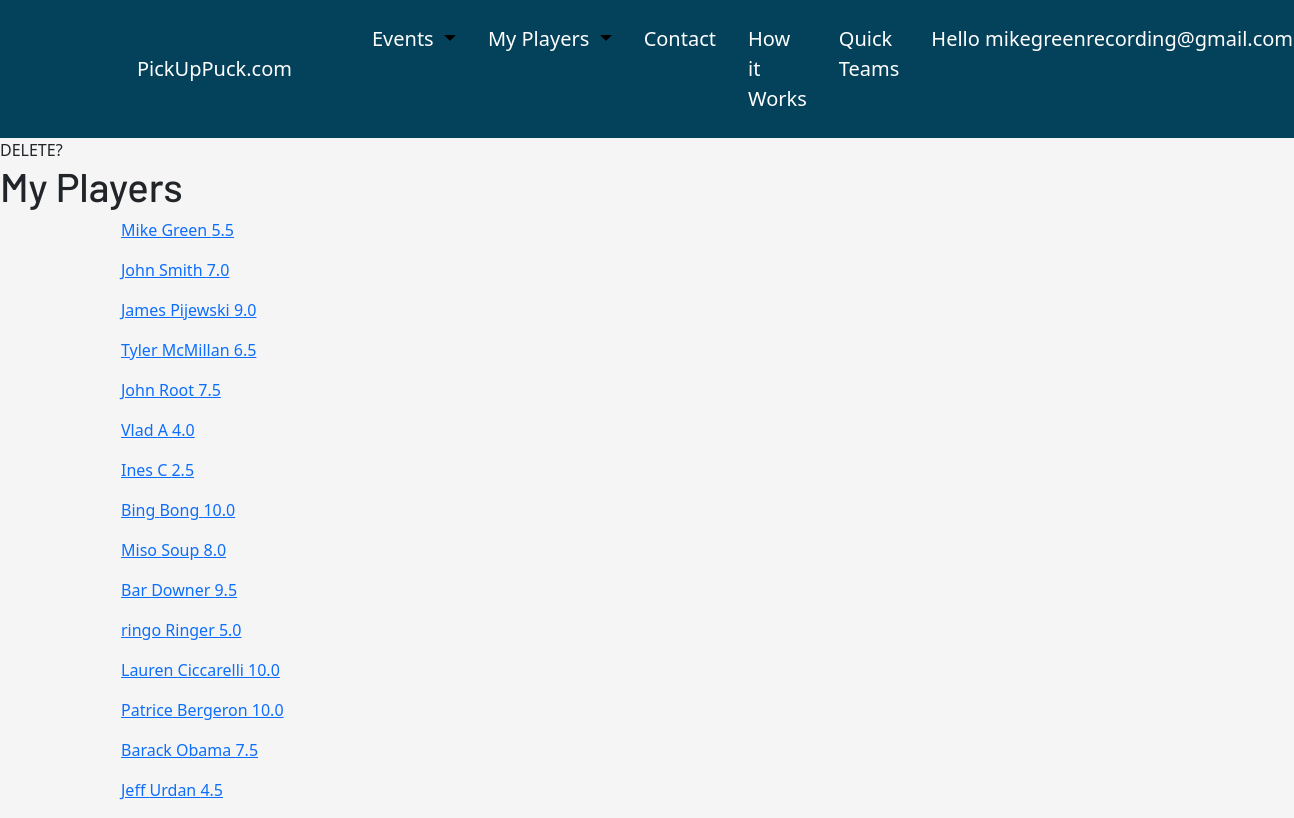
The app's page /organize/my-players/list (signed in), older data.
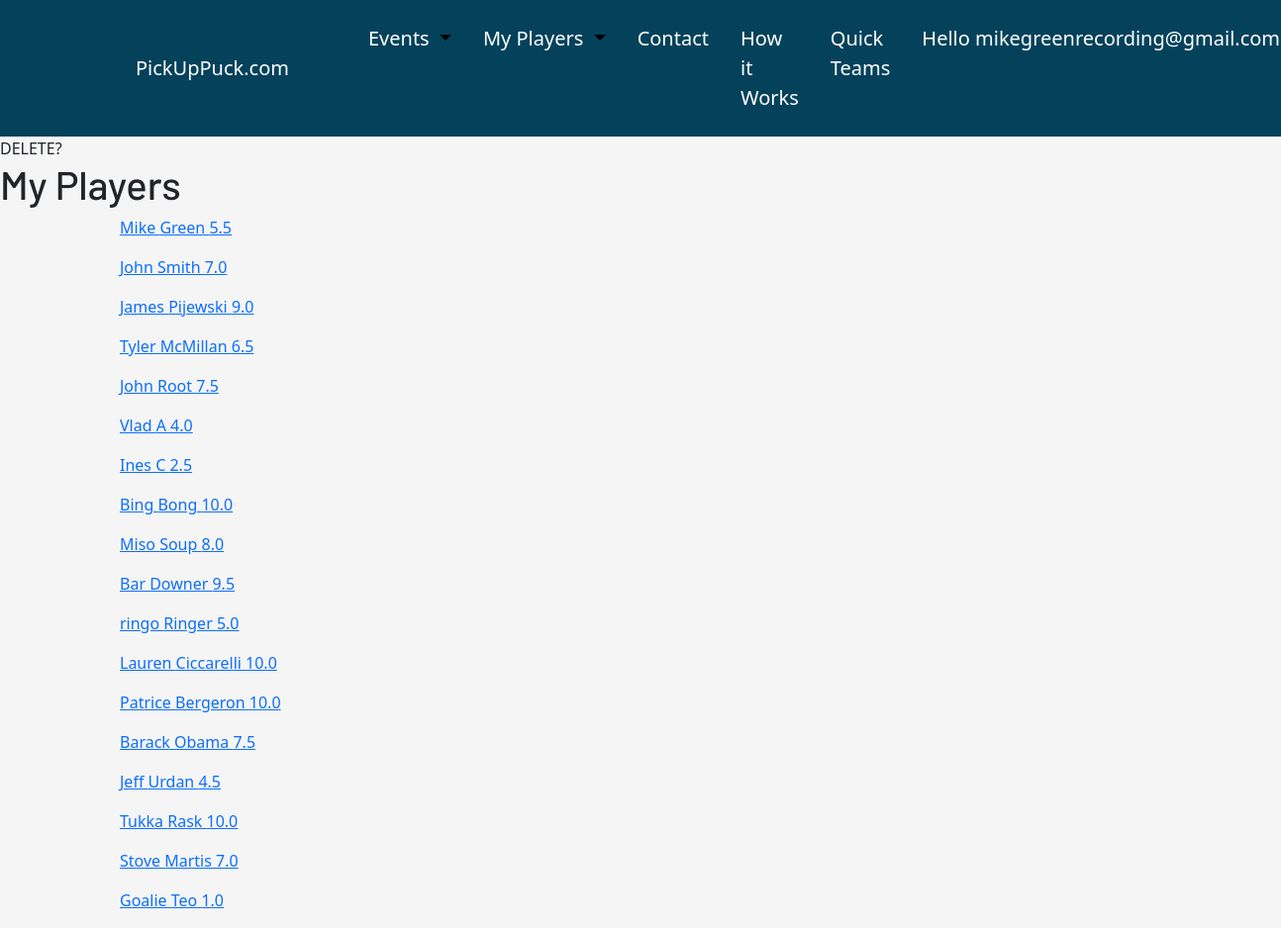
The same page, newer data.
### OrgDash/models.py (models this page shows, shortened)
class Player(models.Model):
    first_name = models.CharField(max_length=150, default= None)
    last_name = models.CharField(max_length=150, default= None)
    email = models.EmailField(max_length=150, default= None)
    skill = models.DecimalField(max_digits=4, decimal_places=1)
    created_by = models.ForeignKey(User, on_delete= models.CASCADE, default= 1)
    goalie = models.BooleanField(default= False, null= True)
    class Meta():
        unique_together= ("created_by", "email")

### OrgDash/views.py (the view)
# urls.py: path('my-players/list', views.PlayerListiview.as_view(), name = 'player_list'),
class PlayerListiview(ListView):
    model = Player
    template_name = 'OrgDash/Players/player_list.html'
    def get_queryset(self):
        all_players = super().get_queryset()
        my_players = all_players.filter(created_by = self.request.user)
        return my_players

### OrgDash/templates/OrgDash/Players/player_list.html
{% extends 'base.html' %}
{% block body_block %}
DELETE?
<h1>My Players</h1>
<div class="container">
     {% for player in object_list %}
     <ul>
        <a href="{{player.id}}">{{player.first_name}} {{player.last_name}} {{player.skill}} </a>
     </ul>
     {% endfor %}
</div>
{% endblock %}

### pickuphockey/templates/base.html (shortened to what this page needs)
{% load static %}
<!DOCTYPE html>
<html lang="en">
<head>
    <link href="https://cdn.jsdelivr.net/npm/bootstrap@5.3.0-alpha1/dist/css/bootstrap.min.css" rel="stylesheet">
    <link rel="stylesheet" href="{% static 'pickuphockey.css' %}">
</head>
<nav class="navbar navbar-expand-lg main-nav py-3" aria-label="Ninth navbar example">
  <div class="container-xl">
    <a href="/" class="navbar-brand nav-links px-5">PickUpPuck.com</a>
    {% if user.is_authenticated %}
    <div class="collapse navbar-collapse" id="navbarsExample07XL">
      <ul class="navbar-nav me-auto mb-2 mb-lg-0">
        <li class="nav-item dropdown px-2">
          <a class="nav-link dropdown-toggle active nav-links" href="#" role="button" data-bs-toggle="dropdown" aria-expanded="false">
           Events
          </a>
        </li>
        <li class="nav-item dropdown px-2">
          <a class="nav-link dropdown-toggle active nav-links" href="#" role="button" data-bs-toggle="dropdown" aria-expanded="false">
            My Players
          </a>
        </li>
        <li class="px-2"><a href="{% url 'contact' %}" class="nav-links nav-link link-body-emphasis">Contact</a></li>
        <li class="px-2"><a href="{% url 'how_it_works' %}" class="nav-links nav-link link-body-emphasis">How it Works</a></li>
        <li class="px-2"><a href="{% url 'quickteams:quick_teams' %}" class="nav-links nav-link link-body-emphasis">Quick Teams</a></li>
        <li class="nav-item dropdown px-2 ">
          <a class="nav-link dropdown-toggle active nav-links" href="#" role="button" data-bs-toggle="dropdown" aria-expanded="false">
            Hello {{user}}
          </a>
            <a class="dropdown-item" href="/reset-password/">Reset Password</a></li>
          </ul>
    </div>
      {% endif %}
  </div>
</nav>
    <body>
                {% block body_block%}
                {% endblock %}
</body>
</html>

### pickuphockey/static/pickuphockey.css (style rules this page uses)
body { background-color: whitesmoke; }
.main-nav { background-color: #04425B; }
h1, h2, h3, h4, h5 { font-family: 'Barlow', sans-serif; }
.nav-links { -webkit-text-fill-color: #ffffff; font-size: 125%; }

Row changes from the older to the newer data that the page shows:
added Player: first_name "Tukka", last_name "Rask", skill "10.0"
added Player: first_name "Stove", last_name "Martis", skill "7.0"
added Player: first_name "Goalie", last_name "Teo", skill "1.0"
